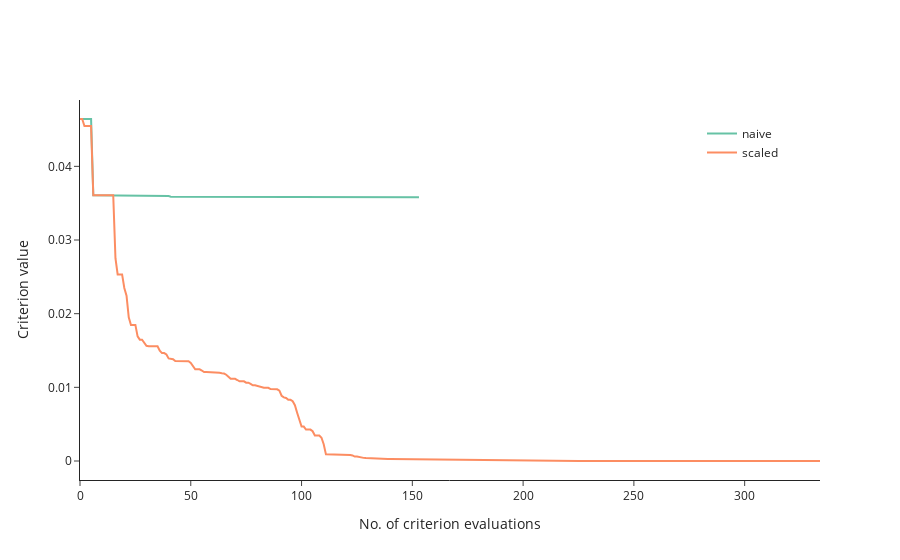

Notebook source saved alongside this figure:
### Code cell
algorithm = "nag_pybobyqa"

res_scaled = em.minimize(
    criterion,
    start_params,
    algorithm=algorithm,
    scaling=True
)


results.update({"scaled": res_scaled})

em.criterion_plot(results, monotone=True)

### Figure 1 — Plotly figure (JSON) as saved in the notebook; plotly's stock layout.template omitted (floating-point values rounded to 4 significant figures; data arrays with more than 128 entries replaced by an {"elided": "..."} marker saying what was removed)
{"data": [{"connectgaps": true, "line": {"color": "rgb(102,194,165)"}, "mode": "lines", "name": "naive", "showlegend": true, "type": "scatter", "x": {"elided": "154 int values"}, "y": {"elided": "154 float values"}}, {"connectgaps": true, "line": {"color": "rgb(252,141,98)"}, "mode": "lines", "name": "scaled", "showlegend": true, "type": "scatter", "x": {"elided": "335 int values"}, "y": {"elided": "335 float values"}}], "layout": {"legend": {"x": 0.95, "xanchor": "right", "y": 0.95, "yanchor": "top"}, "xaxis": {"title": {"text": "No. of criterion evaluations"}}, "yaxis": {"title": {"text": "Criterion value"}}}}
